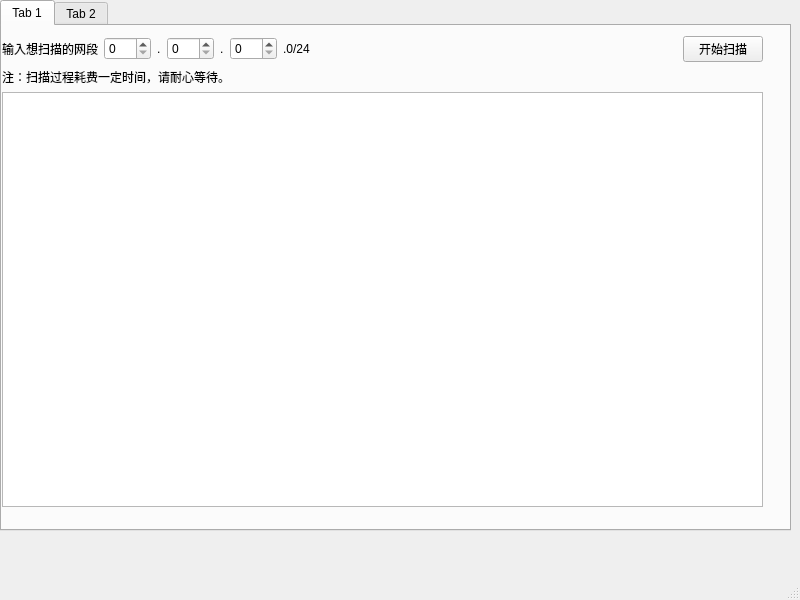
<?xml version="1.0" encoding="UTF-8"?>
<ui version="4.0">
 <class>MainWindow</class>
 <widget class="QMainWindow" name="MainWindow">
  <property name="geometry">
   <rect>
    <x>0</x>
    <y>0</y>
    <width>800</width>
    <height>600</height>
   </rect>
  </property>
  <property name="windowTitle">
   <string>MainWindow</string>
  </property>
  <widget class="QWidget" name="centralwidget">
   <widget class="QTabWidget" name="tabWidget">
    <property name="geometry">
     <rect>
      <x>0</x>
      <y>0</y>
      <width>791</width>
      <height>531</height>
     </rect>
    </property>
    <property name="currentIndex">
     <number>0</number>
    </property>
    <widget class="QWidget" name="tab">
     <attribute name="title">
      <string>Tab 1</string>
     </attribute>
     <widget class="QWidget" name="verticalLayoutWidget_2">
      <property name="geometry">
       <rect>
        <x>0</x>
        <y>10</y>
        <width>761</width>
        <height>471</height>
       </rect>
      </property>
      <layout class="QVBoxLayout" name="verticalLayout_2">
       <item>
        <layout class="QHBoxLayout" name="horizontalLayout_2">
         <item>
          <widget class="QLabel" name="label_4">
           <property name="text">
            <string>输入想扫描的网段</string>
           </property>
          </widget>
         </item>
         <item>
          <widget class="QSpinBox" name="spinBox">
           <property name="maximum">
            <number>255</number>
           </property>
          </widget>
         </item>
         <item>
          <widget class="QLabel" name="label">
           <property name="text">
            <string>.</string>
           </property>
          </widget>
         </item>
         <item>
          <widget class="QSpinBox" name="spinBox_2">
           <property name="maximum">
            <number>255</number>
           </property>
          </widget>
         </item>
         <item>
          <widget class="QLabel" name="label_2">
           <property name="text">
            <string>.</string>
           </property>
          </widget>
         </item>
         <item>
          <widget class="QSpinBox" name="spinBox_3">
           <property name="maximum">
            <number>255</number>
           </property>
          </widget>
         </item>
         <item>
          <widget class="QLabel" name="label_3">
           <property name="text">
            <string>.0/24</string>
           </property>
          </widget>
         </item>
         <item>
          <spacer name="horizontalSpacer">
           <property name="orientation">
            <enum>Qt::Horizontal</enum>
           </property>
           <property name="sizeHint" stdset="0">
            <size>
             <width>40</width>
             <height>20</height>
            </size>
           </property>
          </spacer>
         </item>
         <item>
          <widget class="QPushButton" name="pB_ho_start">
           <property name="text">
            <string>开始扫描</string>
           </property>
          </widget>
         </item>
        </layout>
       </item>
       <item>
        <widget class="QLabel" name="label_5">
         <property name="text">
          <string>注：扫描过程耗费一定时间，请耐心等待。</string>
         </property>
        </widget>
       </item>
       <item>
        <widget class="QTextBrowser" name="textB_host">
         <property name="readOnly">
          <bool>true</bool>
         </property>
        </widget>
       </item>
      </layout>
     </widget>
    </widget>
    <widget class="QWidget" name="tab_2">
     <attribute name="title">
      <string>Tab 2</string>
     </attribute>
     <widget class="QWidget" name="verticalLayoutWidget_3">
      <property name="geometry">
       <rect>
        <x>0</x>
        <y>10</y>
        <width>761</width>
        <height>471</height>
       </rect>
      </property>
      <layout class="QVBoxLayout" name="verticalLayout_3">
       <item>
        <layout class="QHBoxLayout" name="horizontalLayout_3">
         <item>
          <widget class="QLabel" name="label_6">
           <property name="text">
            <string>输入想扫描的IP地址  </string>
           </property>
          </widget>
         </item>
         <item>
          <widget class="QSpinBox" name="spinBox_4">
           <property name="maximum">
            <number>255</number>
           </property>
          </widget>
         </item>
         <item>
          <widget class="QLabel" name="label_7">
           <property name="text">
            <string>.</string>
           </property>
          </widget>
         </item>
         <item>
          <widget class="QSpinBox" name="spinBox_5">
           <property name="maximum">
            <number>255</number>
           </property>
          </widget>
         </item>
         <item>
          <widget class="QLabel" name="label_8">
           <property name="text">
            <string>.</string>
           </property>
          </widget>
         </item>
         <item>
          <widget class="QSpinBox" name="spinBox_6">
           <property name="maximum">
            <number>255</number>
           </property>
          </widget>
         </item>
         <item>
          <widget class="QLabel" name="label_9">
           <property name="text">
            <string>.</string>
           </property>
          </widget>
         </item>
         <item>
          <widget class="QSpinBox" name="spinBox_7">
           <property name="maximum">
            <number>255</number>
           </property>
          </widget>
         </item>
         <item>
          <spacer name="horizontalSpacer_2">
           <property name="orientation">
            <enum>Qt::Horizontal</enum>
           </property>
           <property name="sizeHint" stdset="0">
            <size>
             <width>40</width>
             <height>20</height>
            </size>
           </property>
          </spacer>
         </item>
        </layout>
       </item>
       <item>
        <layout class="QHBoxLayout" name="horizontalLayout_4">
         <item>
          <widget class="QLabel" name="label_11">
           <property name="text">
            <string>输入想扫描的端口范围</string>
           </property>
          </widget>
         </item>
         <item>
          <widget class="QSpinBox" name="spinBox_8">
           <property name="maximum">
            <number>65535</number>
           </property>
          </widget>
         </item>
         <item>
          <widget class="QLabel" name="label_12">
           <property name="text">
            <string>    ~    </string>
           </property>
          </widget>
         </item>
         <item>
          <widget class="QSpinBox" name="spinBox_9">
           <property name="maximum">
            <number>65535</number>
           </property>
          </widget>
         </item>
         <item>
          <spacer name="horizontalSpacer_3">
           <property name="orientation">
            <enum>Qt::Horizontal</enum>
           </property>
           <property name="sizeHint" stdset="0">
            <size>
             <width>40</width>
             <height>20</height>
            </size>
           </property>
          </spacer>
         </item>
         <item>
          <widget class="QPushButton" name="pB_po_start">
           <property name="text">
            <string>开始扫描</string>
           </property>
          </widget>
         </item>
        </layout>
       </item>
       <item>
        <widget class="QLabel" name="label_10">
         <property name="text">
          <string>注：扫描过程耗费一定时间，请耐心等待。</string>
         </property>
        </widget>
       </item>
       <item>
        <widget class="QTextBrowser" name="textB_port">
         <property name="readOnly">
          <bool>true</bool>
         </property>
        </widget>
       </item>
      </layout>
     </widget>
    </widget>
   </widget>
  </widget>
  <widget class="QStatusBar" name="statusbar"/>
  <widget class="QMenuBar" name="menubar">
   <property name="geometry">
    <rect>
     <x>0</x>
     <y>0</y>
     <width>800</width>
     <height>26</height>
    </rect>
   </property>
  </widget>
 </widget>
 <resources/>
 <connections/>
</ui>
